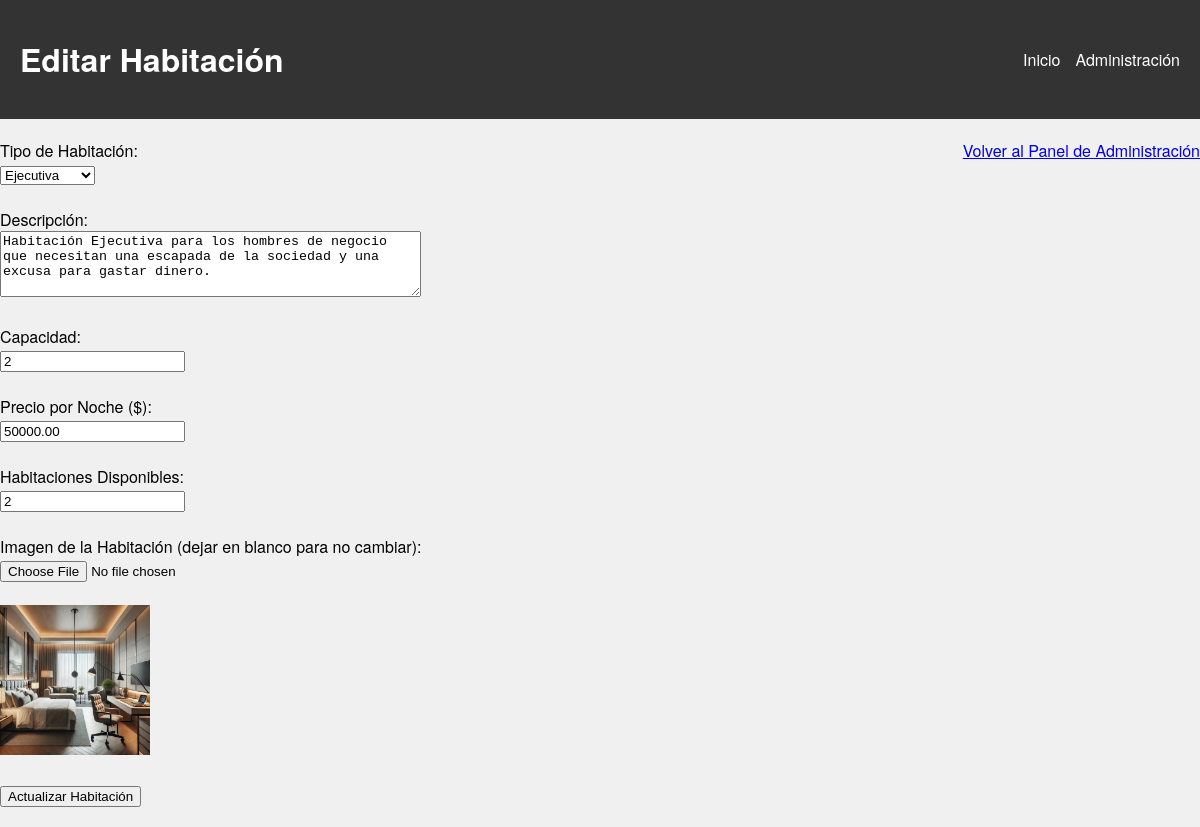
The page /admin/formularioEditarHabitacion.php?id=5 on the database its author committed.
### tables this page shows
CREATE TABLE `habitaciones` (
  `id_habitacion` int(11) NOT NULL,
  `tipo` enum('Sencilla','Doble','Deluxe','Ejecutiva','Presidencial') NOT NULL,
  `descripcion` text DEFAULT NULL,
  `capacidad` int(11) NOT NULL CHECK (`capacidad` > 0),
  `precio` decimal(10,2) NOT NULL CHECK (`precio` >= 0),
  `disponibles` int(11) NOT NULL CHECK (`disponibles` >= 0),
  `imagen` varchar(255) DEFAULT NULL
);

### GestorBaseDatos.php (called while the page is built, shortened)
<?php
function obtenerHabitacion($conexion, $id_habitacion){
    $stmt = mysqli_prepare($conexion, "SELECT * FROM habitaciones WHERE id_habitacion = ?");
    mysqli_stmt_bind_param($stmt, "i", $id_habitacion);
    if (!mysqli_stmt_execute($stmt)) {
        throw new Exception("Error en la ejecución de la sentencia: " . mysqli_stmt_error($stmt));
    }
    $resultado = mysqli_stmt_get_result($stmt);
    $habitacion = mysqli_fetch_assoc($resultado);
    return $habitacion ? $habitacion : null;
}
?>

### admin/formularioEditarHabitacion.php (the view, shortened to what this page needs)
<?php
require_once '../GestorBaseDatos.php';
try {
    $id_habitacion = intval($_GET['id']);
    $conexion = abrirConexion();
    $habitacion = obtenerHabitacion($conexion, $id_habitacion);
} catch (Exception $e) {
    error_log($e->getMessage());
    echo "Error: " . htmlspecialchars($e->getMessage());
    exit;
}
?>
<!DOCTYPE html>
<html lang="es">
<head>
    <link rel="stylesheet" href="css/estilos.css">
</head>
<body>
    <header>
        <div class="logo">
            <h1>Editar Habitación</h1>
        </div>
        <nav>
            <ul>
                <li><a href="../index.php">Inicio</a></li>
                <li><a href="admin.php">Administración</a></li>
            </ul>
        </nav>
    </header>
    <main>
        <form action="../Habitaciones/editarHabitacion.php" method="POST" enctype="multipart/form-data">
            <label for="tipo">Tipo de Habitación:</label><br>
            <Select id="tipo" name="tipo" required>
                <option value="Ejecutiva" <?php echo ($habitacion['tipo'] === 'Ejecutiva') ? 'selected' : ''; ?>>Ejecutiva
                </option>
            </Select>
            <br><br>
            <label for="descripcion">Descripción:</label><br>
            <textarea id="descripcion" name="descripcion" rows="4" cols="50"
                required><?php echo htmlspecialchars($habitacion['descripcion']); ?></textarea><br><br>
            <label for="capacidad">Capacidad:</label><br>
            <input type="number" id="capacidad" name="capacidad" min="1"
                value="<?php echo htmlspecialchars($habitacion['capacidad']); ?>" required><br><br>
            <label for="precio">Precio por Noche ($):</label><br>
            <input type="number" id="precio" name="precio" step="0.01" min="0.01"
                value="<?php echo htmlspecialchars($habitacion['precio']); ?>" required><br><br>
            <label for="disponibles">Habitaciones Disponibles:</label><br>
            <input type="number" id="disponibles" name="disponibles" min="0"
                value="<?php echo htmlspecialchars($habitacion['disponibles']); ?>" required><br><br>
            <label for="imagen">Imagen de la Habitación (dejar en blanco para no cambiar):</label><br>
            <input type="file" id="imagen" name="imagen" accept="image/*"><br><br>
            <?php
            if ($habitacion['imagen']) {
                echo "<img src='../Habitaciones/imagenes/" . htmlspecialchars($habitacion['imagen']) . "' alt='Imagen Actual' width='150'><br><br>";
            } else {
                echo "No hay imagen actual.<br><br>";
            }
            ?>
            <input type="submit" value="Actualizar Habitación">
        </form>
        <br>
        <a href="admin.php">Volver al Panel de Administración</a>
    </main>
</body>
</html>

### admin/css/estilos.css (style rules this page uses)
body { font-family: 'Helvetica Neue', Arial, sans-serif; margin: 0; padding: 0; background-color: #f0f0f0; }
header { display: flex; justify-content: space-between; align-items: center; background-color: #333; color: #fff; padding: 15px 20px; }
header nav ul { list-style: none; margin: 0; padding: 0; display: flex; }
header nav ul li { margin-left: 15px; }
header nav ul li:first-child { margin-left: 0; }
header nav ul li a { color: #fff; text-decoration: none; font-size: 16px; }
main { display: flex; flex-wrap: wrap; justify-content: space-between; max-width: 1200px; margin: 20px auto; }

### rows shown on the page
habitaciones: tipo "Ejecutiva", descripcion "Habitación Ejecutiva para los hombres de negocio que necesitan una escapada de la sociedad y una excusa para gastar dinero.", capacidad "2", precio "50000.00", disponibles "2", imagen (picture)
